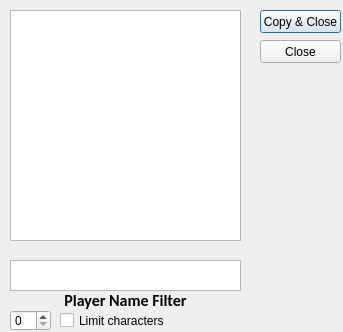
<?xml version="1.0" encoding="UTF-8"?>
<ui version="4.0">
 <class>playerbrowser</class>
 <widget class="QDialog" name="playerbrowser">
  <property name="geometry">
   <rect>
    <x>0</x>
    <y>0</y>
    <width>343</width>
    <height>332</height>
   </rect>
  </property>
  <property name="windowTitle">
   <string>Player Browser</string>
  </property>
  <widget class="QListWidget" name="playerNameList">
   <property name="geometry">
    <rect>
     <x>10</x>
     <y>10</y>
     <width>231</width>
     <height>231</height>
    </rect>
   </property>
  </widget>
  <widget class="QPushButton" name="copyPlayerSearch">
   <property name="geometry">
    <rect>
     <x>260</x>
     <y>10</y>
     <width>81</width>
     <height>23</height>
    </rect>
   </property>
   <property name="text">
    <string>Copy &amp;&amp; Close</string>
   </property>
  </widget>
  <widget class="QCheckBox" name="playerNameCharLimit">
   <property name="geometry">
    <rect>
     <x>60</x>
     <y>310</y>
     <width>111</width>
     <height>21</height>
    </rect>
   </property>
   <property name="text">
    <string>Limit characters</string>
   </property>
  </widget>
  <widget class="QSpinBox" name="playerCharLimiter">
   <property name="geometry">
    <rect>
     <x>10</x>
     <y>310</y>
     <width>41</width>
     <height>21</height>
    </rect>
   </property>
  </widget>
  <widget class="QPlainTextEdit" name="playerFilterBox">
   <property name="geometry">
    <rect>
     <x>10</x>
     <y>260</y>
     <width>231</width>
     <height>31</height>
    </rect>
   </property>
  </widget>
  <widget class="QLabel" name="playerNameSearchLabel">
   <property name="geometry">
    <rect>
     <x>10</x>
     <y>290</y>
     <width>231</width>
     <height>21</height>
    </rect>
   </property>
   <property name="font">
    <font>
     <family>Calibri</family>
     <pointsize>12</pointsize>
     <weight>75</weight>
     <italic>false</italic>
     <bold>true</bold>
    </font>
   </property>
   <property name="layoutDirection">
    <enum>Qt::LeftToRight</enum>
   </property>
   <property name="text">
    <string>Player Name Filter</string>
   </property>
   <property name="alignment">
    <set>Qt::AlignCenter</set>
   </property>
  </widget>
  <widget class="QPushButton" name="playerSearchClose">
   <property name="geometry">
    <rect>
     <x>260</x>
     <y>40</y>
     <width>81</width>
     <height>23</height>
    </rect>
   </property>
   <property name="text">
    <string>Close</string>
   </property>
  </widget>
 </widget>
 <resources/>
 <connections/>
</ui>
